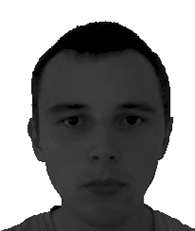
%> input picture ENGN4528_codes/ENGN4528_CLAB3/eigenfaces-master/yalefaces/trainingset/subject16.test2.png, 195 x 231 px; its folder holds only this picture in this run
$ octave --eval "viewyalefaces;"   (GNU Octave 9; MATLAB toolbox functions it lacks are replaced by stand-ins)
%> lines starting %> are read from the running program, lines starting %| are printed output that depends on the picture
function viewyalefaces()
%% This function will read some of Yale face images and display
%       Download and unzip the files which will create directories
%           yalefaces/trainingset/  - contains 135 images (from 15 people
%                                     with 9 different expressions)
%           yalefaces/testset/      - contains 10 images for testing
%
%
%

close all;

Num_training_files = 135;
Num_test_files = 10;

trainpath = 'yalefaces/trainingset/';
testpath = 'yalefaces/testset/';
file = 's*';
train_filenames = dir([trainpath file]);    % return a structure with filenames
test_filenames = dir([testpath file]);      % return a structure with filenames


% Read the first image in /trainingset/
filename = [trainpath train_filenames(1).name];   % filename in the list
I = imread(filename);
%> I is the input picture: size 231x195 uint8; min 0, max 255, mean 137.4

I1 = imresize(I,[100 100]);                 % resize it to 100x100
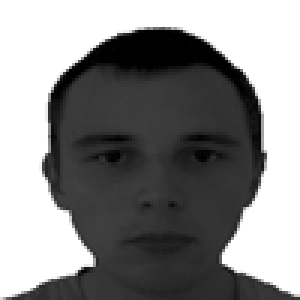
%> I1: size 100x100 uint8 (shown 3 times larger); min 0, max 255, mean 137.3
                                            % you can try different sizes
                                            % after cropping the images
[nRow,nCol] = size(I1);
%> nRow = 100; nCol = 100
figure; imshow(I1);


% Read 20 training images and display them as 2x10 tiles
nTileRow = 2;                               % for two persons
nTileCol = 9;                               % one person has 9 expressions
Y = zeros(nRow*nTileRow,nCol*nTileCol);     % to store whole images
k=1;
for i=1:nTileRow
    for j=1:nTileCol
        filename = [trainpath train_filenames(k).name];   % kth-filename in the list
        I = imread(filename);
        I1 = imresize(I,[100 100]);
        Y((i-1)*nRow+1:(i)*nRow, (j-1)*nCol+1:(j)*nCol) = I1;
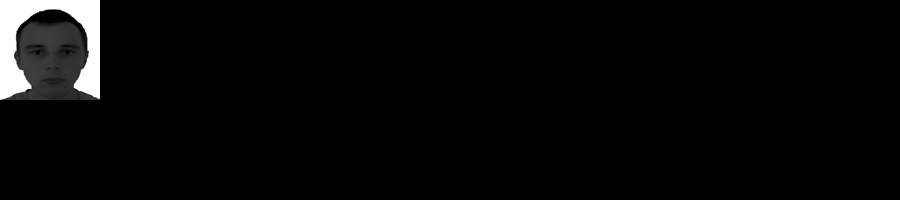
%> Y: size 200x900 double; min 0, max 255, mean 7.6
        k = k+1;
    end
end

figure; imagesc(Y);
colormap(gray);axis image; axis off;
title('Training Images (2 persons with 9 expressions)');


% Read 10 test images and display them as 1x10 tiles
nTileRow = 1;
nTileCol = 10;                              % 10 test persons
Y = zeros(nRow*nTileRow,nCol*nTileCol);     % to store whole images
k=1;
for i=1:nTileRow
    for j=1:nTileCol
        filename = [testpath test_filenames(k).name];   % kth-filename in the list
        I = imread(filename);
        I1 = imresize(I,[100 100]);
        Y((i-1)*nRow+1:(i)*nRow, (j-1)*nCol+1:(j)*nCol) = I1;
        k = k+1;
    end
end

figure; imagesc(Y);
colormap(gray);axis image; axis off;
title('Test Images (10)');
%> (the run ends here)
